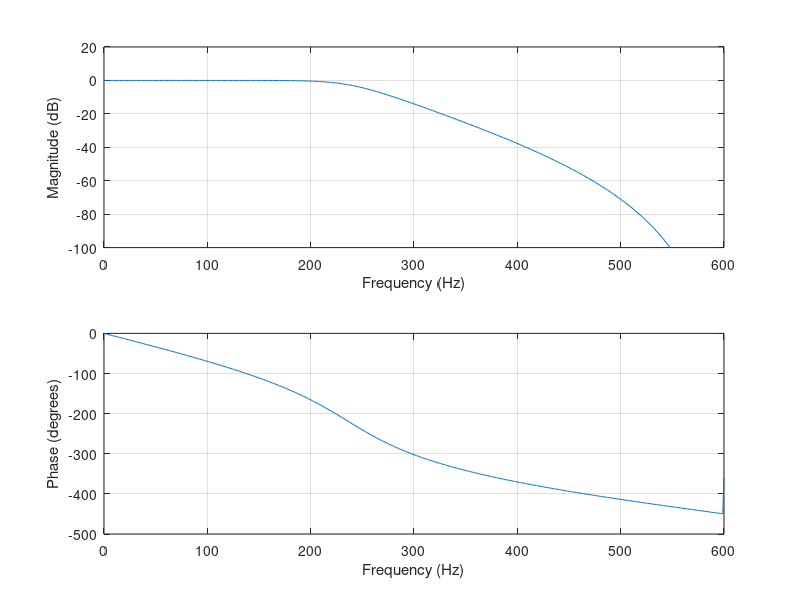

Write MATLAB code to recreate this figure.
% LPF
% fc = 240 Hz
% fs = 1200 Hz
% f = 200 Hz
% N = 5

close all; clear; clc;
fc = 240;
fs = 1200;
f = 200;
Ts = 1/fs; 
t = 0:Ts:0.1; 
X = sin(2*pi*f*t);

[b,a] = butter(5,fc/(fs/2),'low');
freqz(b,a,[],fs)
subplot(2,1,1)
ylim([-100 20])
Y = filter(b,a,X);
X
